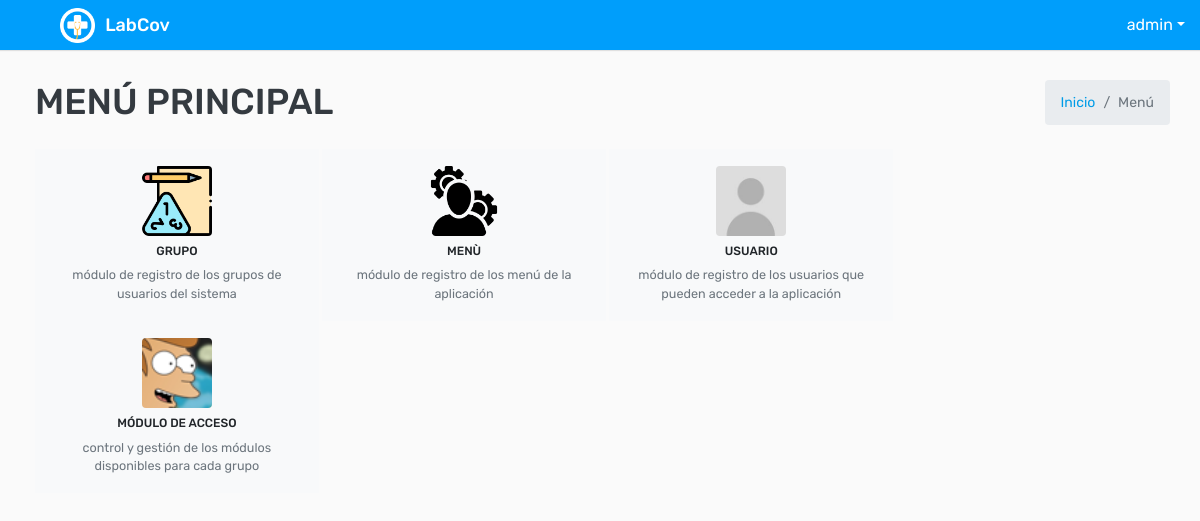
Screenshot of / (signed in) with the database file from the repository.
### covid/models.py (models this page shows, shortened)
class ModeloBase(models.Model):
    class Meta:
        abstract = True
    """Model definition for ModeloBase."""
    fecha_creacion = models.DateTimeField(verbose_name='Fecha creación',auto_now_add=True)
    usuario_creacion = models.ForeignKey(settings.AUTH_USER_MODEL, verbose_name='Usuario Creación', related_name='+', blank=True, null=True,on_delete=models.PROTECT, editable=False)
    usuario_modificacion = models.ForeignKey(settings.AUTH_USER_MODEL, verbose_name='Usuario Modificación', related_name='+', blank=True, null=True,on_delete=models.PROTECT , editable=False)
    fecha_modificacion = models.DateTimeField(verbose_name='Fecha Modificación', auto_now=True)

class User(AbstractUser,ModeloBase):
    cedula=models.CharField(max_length=10, verbose_name='Cédula')
    tipo_genero = (('N', 'Ninguno'), ('M', 'Masculino'), ('F', 'Femenino'))
    genero = models.CharField('Género', choices=tipo_genero, default='N', max_length=1)

class Menu(ModeloBase):
    titulo = models.CharField(verbose_name='Título',max_length=200)
    descripcion = models.CharField( verbose_name='Descripciòn',max_length=200)
    icono = models.ImageField(verbose_name="icono", upload_to='icon/')
    url = models.CharField(verbose_name='Url', max_length=200)
    es_modulo_principal = models.BooleanField(default=False ,verbose_name='¿Es módulo principal?')
    principal = models.ForeignKey("self", null=True, blank=True, on_delete=models.CASCADE)
    grupo = models.ManyToManyField(Group, through='Menu_Groups', verbose_name='Grupos de usuario')
    activo = models.BooleanField(default=True)
    class Meta:
        verbose_name = 'Menu'
        verbose_name_plural = 'Menus'

### covid/views.py (the view)
# urls.py: path('', key.Dashboard_view.as_view(), name="dashboard" ),
class Dashboard_view(LoginRequiredMixin,TemplateView):
    template_name = "registration/dashboard.html"
    def get_context_data(self, **kwargs):
        permisos = Group.objects.filter(user=self.request.user)
        context = super().get_context_data(**kwargs)
        context['titulo'] ="Menú Principal"
        if self.request.user.is_superuser:
            context['MenuSuperUser'] = Menu.objects.all()
        else:
            context['menu'] = Menu_Groups.objects.filter( group__in=permisos, activo =True, menu__activo = True)
        return context

### templates/registration/dashboard.html (shortened to what this page needs)
{% extends 'plantillaBase.html' %} {% block content %} {% if user.is_superuser %} {% for dato in MenuSuperUser %}
<button onclick="location.href= '{{dato.url}}'" class=" btn btn-light rounded-0 w-25 p-3 mx-auto align-middle">
     <a class="border-0 ">
         <img class=" figure-img img-fluid rounded " src="{{dato.icono.url}}" width="70px" alt="Card image cap">
         <h6 class=" text-center ">{{dato.titulo.upper}}</h6>
         <figcaption class="figure-caption">{{dato.descripcion}}</figcaption>
     </a>
 </button> {% endfor %} {%endif %}  {% endblock %}

### templates/plantillaBase.html (shortened to what this page needs)
<!DOCTYPE html>
<html lang="es">
{% load static %}
<head>
    <link rel="stylesheet" type="text/css" href="{% static 'css/bootstrap.min.css'%}">
    <link rel="stylesheet" type="text/css" href="{% static 'css/font-awesome.min.css'%}">
    <link rel="stylesheet" type="text/css" href="{% static 'css/bootstrap-duallistbox.min.css'%}">
    <link rel="stylesheet" type="text/css" href="{% static 'css/style.css'%}"> {% block content_extra_css %} {% endblock content_extra_css %}
</head>
<body>
    <div class="main-wrapper">
        <div class="header">
            <div class="header-left">
                <a href="{% url 'dashboard'%}" class="logo">
                    <img src="{% static 'img/logo.png' %}" width="35" height="35" alt="">
                    <span>LabCov</span></a>
            </div>
            <ul class="nav user-menu float-right">
                <li class="nav-item dropdown has-arrow">
                    <a href="#" class="dropdown-toggle nav-link user-link" data-toggle="dropdown"></span><span>{{ request.user }}</span></a>
                </li>
            </ul>
        </div>
        <div class="page-wrapper">
            <div class="content">
                <div class="row mb-2">
                    <div class="col-sm-8">
                        <h1 class="m-0 text-dark">{{ titulo.upper }}</h1>
                    </div>
                    <div class="col-sm-4">
                        <ol class="breadcrumb float-sm-right">
                            <li class="breadcrumb-item"><a href="{% url 'dashboard'%}">Inicio</a></li>
                            <li class="breadcrumb-item active">Menú</li>
                        </ol>
                    </div>
                </div>
                {% block content %} {% endblock %}
            </div>
        </div>
    </div>
</body>
</html>

### rows the page displays
User: user "admin"
Menu: icono (picture), titulo "GRUPO", descripcion "módulo de registro de los grupos de usuarios del sistema"
Menu: icono (picture), titulo "MENÙ", descripcion "módulo de registro de los menú de la aplicación"
Menu: icono (placeholder picture), titulo "USUARIO", descripcion "módulo de registro de los usuarios que pueden acceder a la aplicación"
Menu: icono (picture), titulo "MÓDULO DE ACCESO", descripcion "control y gestión de los módulos disponibles para cada grupo"

### other values shown
{{ titulo.upper }} "MENÚ PRINCIPAL"
